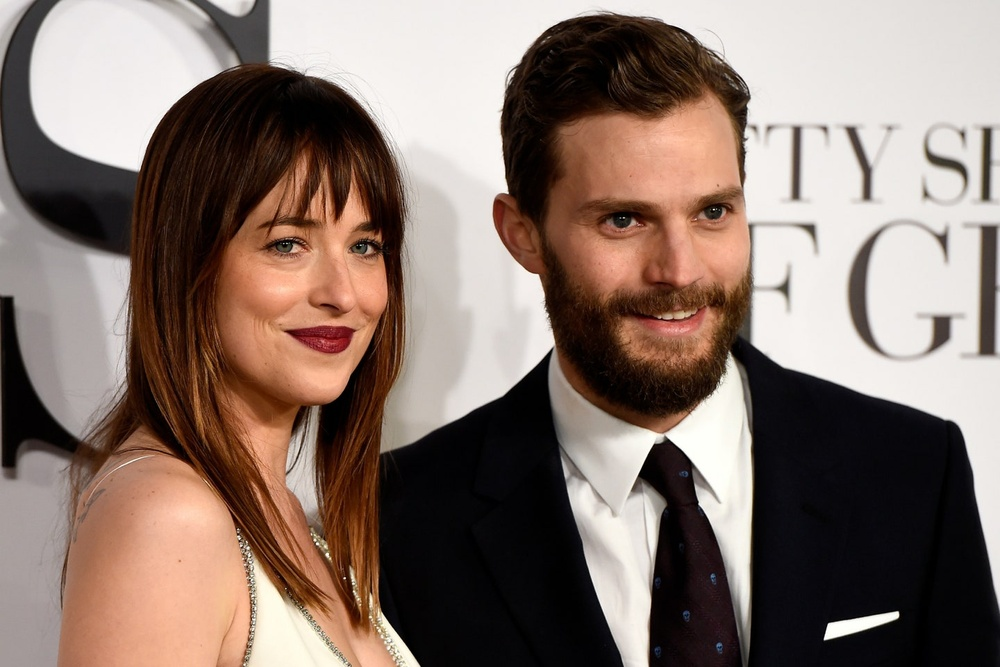
#> input picture python_modules/Test.jpg, 1000 x 667 px, shrunk from 1440 x 960 before the run, given in place of the camera
$ python untitled0.py
#> lines starting #> are read from the running program, lines starting #| are printed output that depends on the picture; after the words box and inside, x2 and y2 are one past the last pixel; in counts of white or black regions, pixels touching at a corner belong together
# -*- coding: utf-8 -*-
"""
Created on Mon Jan 30 22:45:54 2023

@author: vinit
"""

import cv2
import numpy as np

# Start the camera feed
cap = cv2.VideoCapture(0)

while True:
    # Capture frame-by-frame
    ret, frame = cap.read()
#> frame is the input picture: shape (667, 1000, 3); mean B, G, R 107.9, 116.7, 134.8
    if not ret:
        break

    # Convert frame to HSV color space
    hsv = cv2.cvtColor(frame, cv2.COLOR_BGR2HSV)
#> hsv: shape (667, 1000, 3); mean H, S, V 36.3, 84.6, 135.3

    # Define range of color in HSV
    lower_color = np.array([0, 70, 50])
    upper_color = np.array([40, 255, 255])

    # Threshold the HSV image to get only the specified color
    mask = cv2.inRange(hsv, lower_color, upper_color)
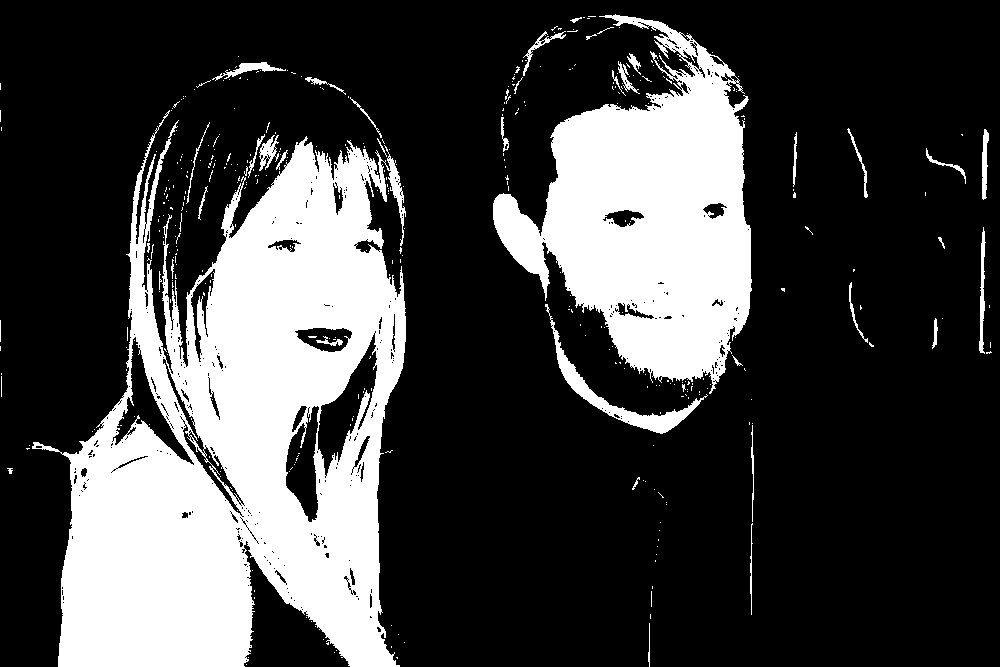
#> mask: shape (667, 1000); 26.2% white; 389 white regions (346 under 20 px), largest, box (x1, y1, x2, y2) and area: (32, 110, 406, 667) 115182, (493, 14, 752, 394) 51910, (545, 304, 708, 434) 2299

    # Get the dominant color in the mask
    dominant_color = cv2.bitwise_or(frame, frame, mask=mask)
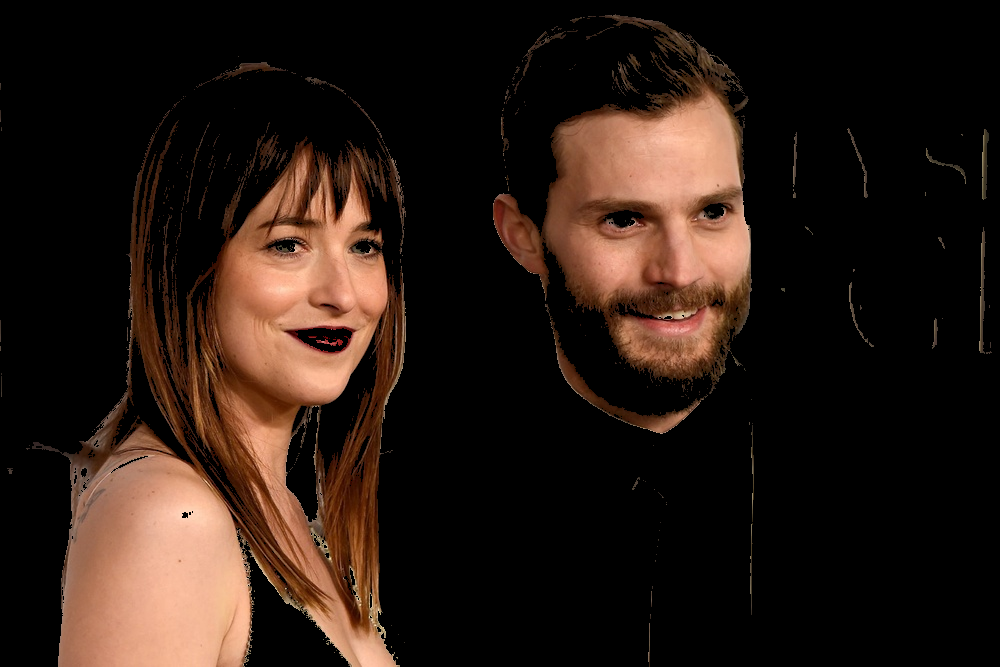
#> dominant_color: shape (667, 1000, 3); mean B, G, R 19.4, 26.5, 40.4

    # Store the dominant color
    cv2.imwrite("dominant_color.jpg", dominant_color)

    # Display the results
    cv2.imshow("Mask", mask)
    cv2.imshow("Dominant Color", dominant_color)

    # Break the loop if 'q' is pressed
    if cv2.waitKey(1) & 0xFF == ord('q'):
#> (key q is pressed here)
        break

# Release the video capture
cap.release()
cv2.destroyAllWindows()
